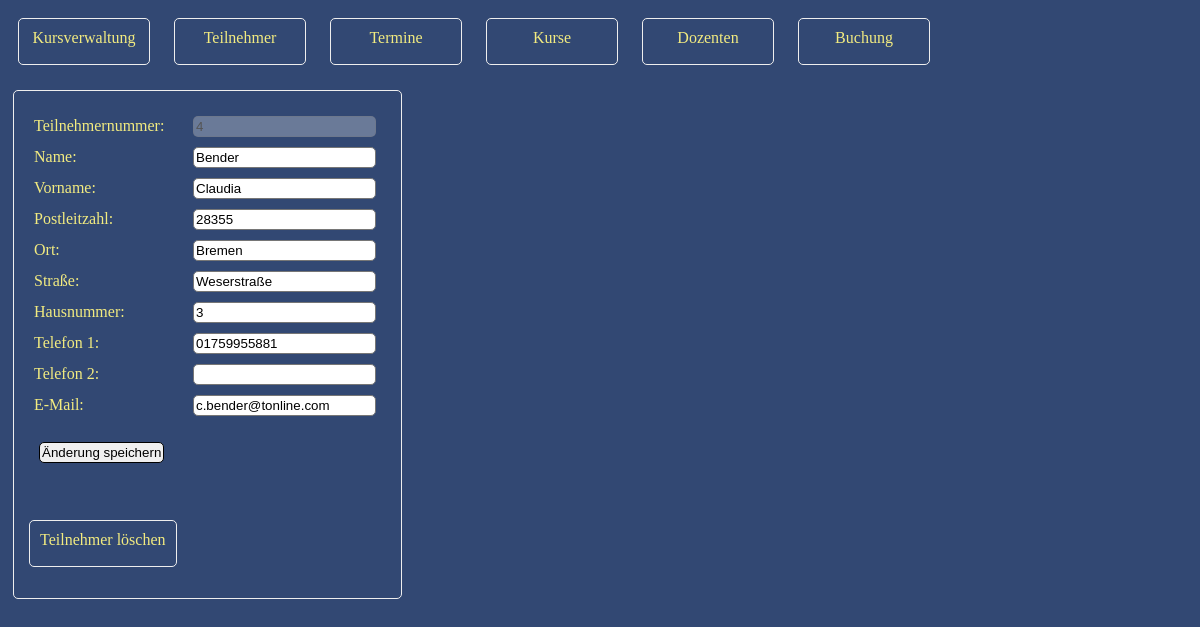
Page /1/tbearbeiten.php?tnummer=4 on the committed database.
### tables this page shows
CREATE TABLE IF NOT EXISTS teilnehmer (
  tnummer int(11) NOT NULL AUTO_INCREMENT,
  `name` varchar(40) NOT NULL,
  vname varchar(40) DEFAULT NULL,
  plz varchar(5) DEFAULT NULL,
  ort varchar(40) DEFAULT NULL,
  strasse varchar(40) DEFAULT NULL,
  hausnr varchar(5) DEFAULT NULL,
  telefon1 varchar(15) DEFAULT NULL,
  telefon2 varchar(15) DEFAULT NULL,
  email varchar(40) DEFAULT NULL,
  PRIMARY KEY (tnummer)
);

### 1/teilnehmer.class.php (called while the page is built, shortened)
<?php
class teilnehmer {
private $tabelle = "teilnehmer";
 public function lesenDatensatz($id)
 {
     $data = array();
     require("db.inc.php");
     if ($stmt = $mysqli -> prepare("SELECT name,
                                            vname,
                                            plz,
                                            ort,
                                            strasse,
                                            hausnr,
                                            telefon1,
                                            telefon2,
                                            email
                                            FROM " .$this->tabelle ."
                                            WHERE tnummer=?")) {
         $stmt->bind_param('i',$id);
         $stmt -> execute();
         $ergebnis = $stmt->get_result();
         $data = $ergebnis->fetch_assoc();
  }
     return($data);
 }
}
?>

### 1/tbearbeiten.php (the view, shortened to what this page needs)
<!DOCTYPE HTML>
<html>
<head>
<?php
    require_once("teilnehmer.class.php");
?>
<link rel="stylesheet" type="text/css" href="styles.css" />
</head>
<body>
<?php
    require_once("navigation.inc.php");
?>
<?php
$teilnehmer = new teilnehmer();
if (isset($_POST["mode"])) {
      if($_POST["mode"] == "null"){
          $teilnehmer->anlegen($_POST);
      }
     else {
          $teilnehmer->bearbeiten($_POST);
      }
   header("refresh:3;url=teilnehmer.php");
 }
else {
?>
<div class="ausgabe">
<?php
if (isset($_GET["tnummer"])) {
    $tData = $teilnehmer->lesenDatensatz($_GET["tnummer"]);
    $tnummer = $_GET["tnummer"];
?>
<form action="" method="POST">
<label for="tnummer">Teilnehmernummer: </label>
<input type="text" id="tnummer" name="tnummer"
        value="<?php echo $tnummer; ?>" disabled />
<br />
<label for="name">Name: </label>
<input type="text" id="name" name="name"
        value="<?php echo $tData['name']; ?>"/>
<br />
<label for="vname">Vorname: </label>
<input type="text" id="vname" name="vname"
        value="<?php echo $tData['vname']; ?>"/>
<br />
<label for="plz">Postleitzahl: </label>
<input type="text" id="plz" name="plz"
        value="<?php echo $tData['plz']; ?>"/>
<br />
<label for="plz">Ort: </label>
<input type="text" id="ort" name="ort"
        value="<?php echo $tData['ort']; ?>"/>
<br />
<label for="plz">Straße: </label>
<input type="text" id="strasse" name="strasse"
        value="<?php echo $tData['strasse']; ?>"/>
<br />
<label for="hausnr">Hausnummer: </label>
<input type="text" id="hausnr" name="hausnr"
        value="<?php echo $tData['hausnr']; ?>"/>
<br />
<label for="telefon1">Telefon 1: </label>
<input type="text" id="telefon1" name="telefon1"
        value="<?php echo $tData['telefon1']; ?>"/>
<br />
<label for="telefon2">Telefon 2: </label>
<input type="text" id="telefon2" name="telefon2"
        value="<?php echo $tData['telefon2']; ?>"/>
<br />
<label for="email">E-Mail: </label>
<input type="text" id="email" name="email"
        value="<?php echo $tData['email']; ?>"/>
<p><input type="submit"
        value="Änderung speichern" /></p>
</form>
<p><a class="button"
        href="tloeschen.php?tnummer=
        <?php echo $tnummer; ?>">Teilnehmer löschen
   </a>
</p>
<?PHP
}
?>
</div>
<?PHP
}
?>
</body>
</html>

### 1/styles.css (style rules this page uses)
body { background-color: #324873; color: #F2EB80; }
.button { color: #F2EB80; background-color: #324873; text-decoration: none; display: inline-block; min-width: 110px; height: 25px; text-align: center; margin: 10px; padding: 10px; border-style: groove; border-width: 1pt; border-radius: 5px; }
.ausgabe { display: inline-block; margin: 15px 5px 5px 5px; padding: 5px; border-style: groove; border-width: 1pt; border-radius: 5px; }
form { background-color: #324873; color: #F2EB80; margin: 5px; padding: 10px; }
input { margin: 5px; padding: 2px; border-style: solid; border-width: 1pt; border-radius: 5px; }
label { display: inline-block; min-width: 150px; }

### rows in the picture
teilnehmer: name "Bender", vname "Claudia", plz "28355", ort "Bremen", strasse "Weserstraße", hausnr "3", telefon1 "01759955881", email "c.bender@tonline.com"
